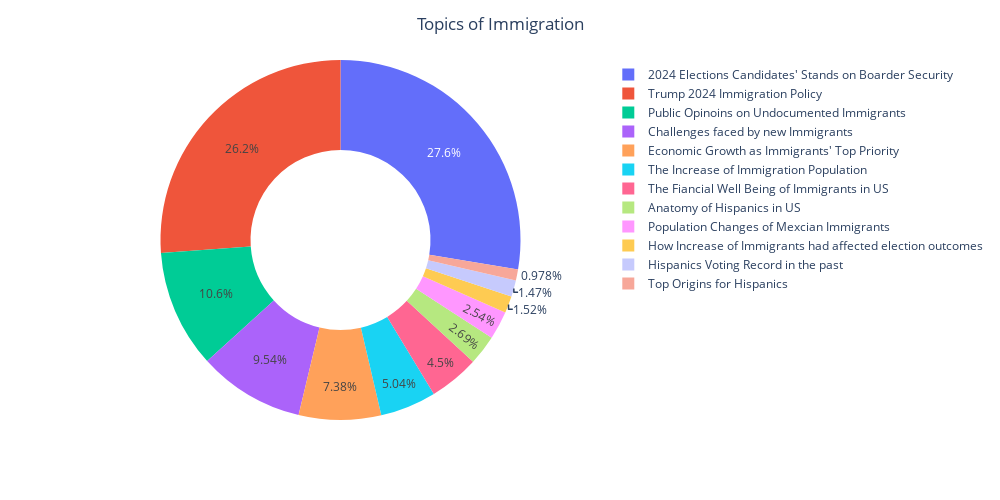

The notebook cell this image was saved under:
### Code cell
fig=px.pie(data_frame=count_plot,values="Clusters_Count",names="Clusters_label",hole=0.5)
fig.update_layout(width=1000,height=500,title=dict(x=0.5,text="Topics of Immigration"))
fig.show()

### Figure 1 — Plotly figure (JSON) as saved in the notebook; plotly's stock layout.template omitted (floating-point values rounded to 4 significant figures)
{"data": [{"domain": {"x": [0, 1], "y": [0, 1]}, "hole": 0.5, "hovertemplate": "Clusters_label=%{label}<br>Clusters_Count=%{value}<extra></extra>", "labels": ["2024 Elections Candidates' Stands on Boarder Security", "Trump 2024 Immigration Policy", "Public Opinoins on Undocumented Immigrants", "Challenges faced by new Immigrants", "Economic Growth as Immigrants' Top Priority", "The Increase of Immigration Population", "The Fiancial Well Being of Immigrants in US", "Anatomy of Hispanics in US", "Population Changes of Mexcian Immigrants", "How Increase of Immigrants had affected election outcomes", "Hispanics Voting Record in the past", "Top Origins for Hispanics"], "legendgroup": "", "name": "", "showlegend": true, "type": "pie", "values": [565, 535, 216, 195, 151, 103, 92, 55, 52, 31, 30, 20]}], "layout": {"height": 500, "legend": {"tracegroupgap": 0}, "margin": {"t": 60}, "title": {"text": "Topics of Immigration", "x": 0.5}, "width": 1000}}
